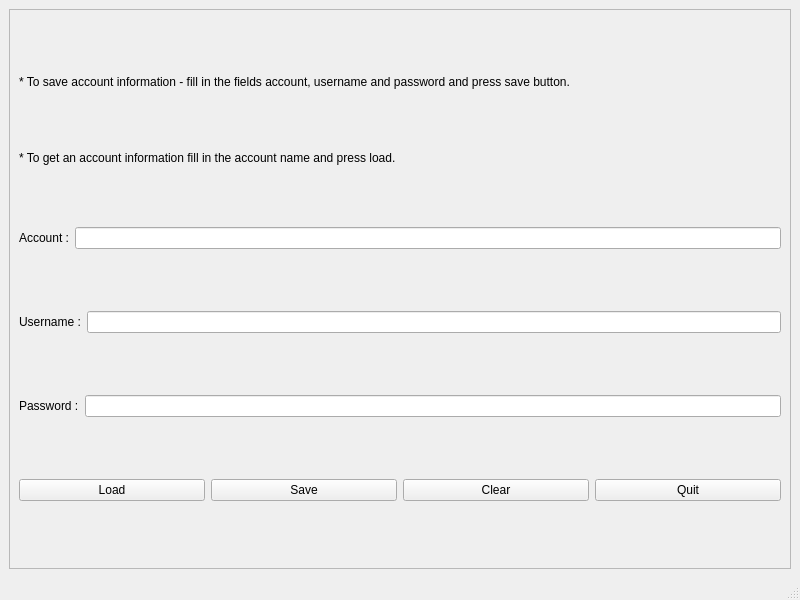
<?xml version="1.0" encoding="UTF-8"?>
<ui version="4.0">
 <class>BackWindow</class>
 <widget class="QMainWindow" name="BackWindow">
  <property name="geometry">
   <rect>
    <x>0</x>
    <y>0</y>
    <width>800</width>
    <height>600</height>
   </rect>
  </property>
  <property name="windowTitle">
   <string>MainWindow</string>
  </property>
  <widget class="QWidget" name="centralwidget">
   <layout class="QVBoxLayout" name="verticalLayout">
    <item>
     <widget class="QScrollArea" name="scrollArea">
      <property name="widgetResizable">
       <bool>true</bool>
      </property>
      <widget class="QWidget" name="scrollAreaWidgetContents">
       <property name="geometry">
        <rect>
         <x>0</x>
         <y>0</y>
         <width>780</width>
         <height>539</height>
        </rect>
       </property>
       <layout class="QVBoxLayout" name="verticalLayout_2">
        <item>
         <widget class="QLabel" name="saveLabel">
          <property name="sizePolicy">
           <sizepolicy hsizetype="Preferred" vsizetype="Fixed">
            <horstretch>0</horstretch>
            <verstretch>0</verstretch>
           </sizepolicy>
          </property>
          <property name="text">
           <string>* To save account information - fill in the fields account, username and password and press save button.</string>
          </property>
         </widget>
        </item>
        <item>
         <widget class="QLabel" name="loadLabel">
          <property name="sizePolicy">
           <sizepolicy hsizetype="Preferred" vsizetype="Fixed">
            <horstretch>0</horstretch>
            <verstretch>0</verstretch>
           </sizepolicy>
          </property>
          <property name="text">
           <string>* To get an account information fill in the account name and press load.  </string>
          </property>
         </widget>
        </item>
        <item>
         <layout class="QHBoxLayout" name="horizontalLayout">
          <item>
           <widget class="QLabel" name="label">
            <property name="text">
             <string>Account :</string>
            </property>
           </widget>
          </item>
          <item>
           <widget class="QLineEdit" name="accEdit"/>
          </item>
         </layout>
        </item>
        <item>
         <layout class="QHBoxLayout" name="horizontalLayout_2">
          <item>
           <widget class="QLabel" name="label_2">
            <property name="text">
             <string>Username :</string>
            </property>
           </widget>
          </item>
          <item>
           <widget class="QLineEdit" name="usrEdit"/>
          </item>
         </layout>
        </item>
        <item>
         <layout class="QHBoxLayout" name="horizontalLayout_3">
          <item>
           <widget class="QLabel" name="label_3">
            <property name="text">
             <string>Password :</string>
            </property>
           </widget>
          </item>
          <item>
           <widget class="QLineEdit" name="passEdit"/>
          </item>
         </layout>
        </item>
        <item>
         <layout class="QHBoxLayout" name="horizontalLayout_4">
          <item>
           <widget class="QPushButton" name="loadButton">
            <property name="text">
             <string>Load</string>
            </property>
           </widget>
          </item>
          <item>
           <widget class="QPushButton" name="saveButton">
            <property name="text">
             <string>Save</string>
            </property>
           </widget>
          </item>
          <item>
           <widget class="QPushButton" name="clearButton">
            <property name="text">
             <string>Clear</string>
            </property>
           </widget>
          </item>
          <item>
           <widget class="QPushButton" name="quitButton">
            <property name="text">
             <string>Quit</string>
            </property>
           </widget>
          </item>
         </layout>
        </item>
       </layout>
      </widget>
     </widget>
    </item>
   </layout>
  </widget>
  <widget class="QMenuBar" name="menubar">
   <property name="geometry">
    <rect>
     <x>0</x>
     <y>0</y>
     <width>800</width>
     <height>21</height>
    </rect>
   </property>
  </widget>
  <widget class="QStatusBar" name="statusbar"/>
 </widget>
 <resources/>
 <connections/>
</ui>
